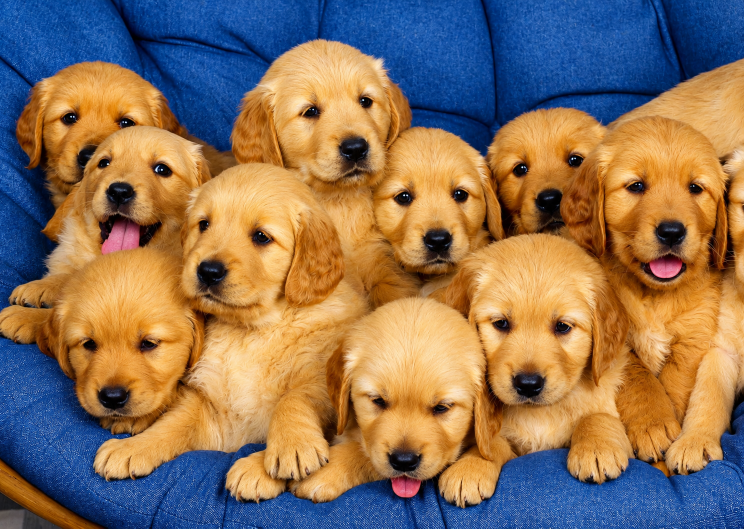
#> input picture modelos_treinamento/ChatGPT Image 26 de mai. de 2026, 13_53_33.png, 1488 x 1057 px, given as the content of the folder modelo/reais, which was not available (shown at 1/2 size)
$ jupyter execute --allow-errors treinamento_luz.ipynb   (older library calls are emulated)
#> lines starting #> are read from the running program, lines starting #| are printed output that depends on the picture; pictures that were not available may be replaced by others from this repository, and a replacement may not be noted
[cell 1]
import cv2
import numpy as np
import matplotlib.pyplot as plt
import matplotlib.patches as mpatches
from pathlib import Path
from sklearn.preprocessing import StandardScaler
from sklearn.decomposition import PCA

[cell 2]
PASTA_REAIS = 'modelo/reais'
PASTA_FAKES = 'modelo/fake'
EXTENSOES   = ['*.jpg', '*.jpeg', '*.png', '*.webp']
TAMANHO     = 256

def listar_imagens(pasta):
    arquivos = []
    for ext in EXTENSOES:
        arquivos.extend(Path(pasta).glob(ext))
    return sorted(arquivos)

imagens_reais = listar_imagens(PASTA_REAIS)
imagens_fake  = listar_imagens(PASTA_FAKES)

print(f'Reais encontradas: {len(imagens_reais)}')
print(f'Fake  encontradas: {len(imagens_fake)}')

[cell 3]
def carregar_luminancia(caminho_imagem):
    img = cv2.imread(str(caminho_imagem))
#> img is the input picture: shape (1057, 1488, 3); mean B, G, R 91.3, 114.3, 138.6
    img  = cv2.resize(img, (TAMANHO, TAMANHO))
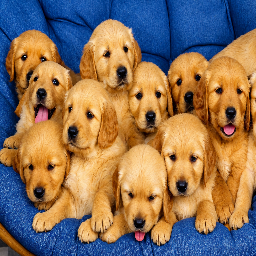
#> img: shape (256, 256, 3); mean B, G, R 91.2, 114.1, 138.5
    gray = cv2.cvtColor(img, cv2.COLOR_BGR2GRAY)
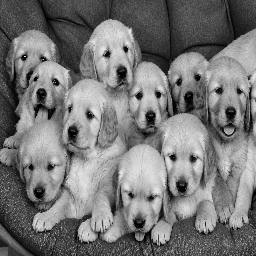
#> gray: shape (256, 256); min 0, max 235, mean 118.8
    return gray.astype(np.float32)

[cell 4]
def calcular_gradientes(luminancia):
    # Verificação de pixeis vizinhos (Gx: horizontal, Gy: vertical)
    lum_uint8 = luminancia.astype(np.uint8)
    Gx = cv2.Sobel(lum_uint8, cv2.CV_64F, 1, 0, ksize=3)
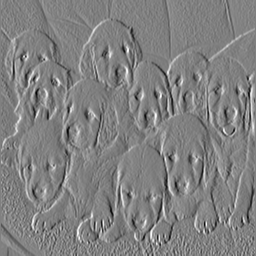
#> Gx: shape (256, 256) float64; min -688, max 673, mean 1.9; drawn with min black and max white
    Gy = cv2.Sobel(lum_uint8, cv2.CV_64F, 0, 1, ksize=3)
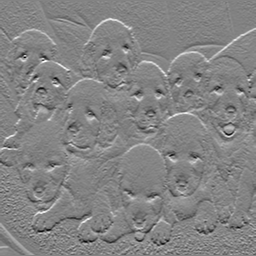
#> Gy: shape (256, 256) float64; min -669, max 624, mean 0.1; drawn with min black and max white
    magnitude = np.sqrt(Gx**2 + Gy**2)
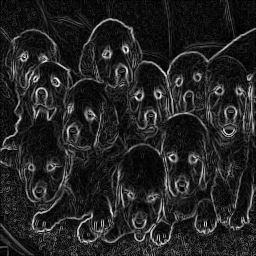
#> magnitude: shape (256, 256) float64; min 0, max 758.7, mean 106.7; drawn with min black and max white
    return Gx, Gy, magnitude

[cell 5]
def extrair_features(caminho_imagem):
    lum = carregar_luminancia(caminho_imagem)
    Gx, Gy, magnitude = calcular_gradientes(lum)
    features = np.concatenate([ # Vetor com as features
        Gx.flatten(),
        Gy.flatten()
    ])
    return features

X, y = [], []
erros = 0

print('Processando imagens REAIS...')
for img in imagens_reais:
    try:
        X.append(extrair_features(img))
        y.append(0)   # 0 = real
    except Exception as e:
        erros += 1
        print(f'  Erro: {img.name} — {e}')

print('Processando imagens FAKE...')
for img in imagens_fake:
    try:
        X.append(extrair_features(img))
        y.append(1)   # 1 = fake
    except Exception as e:
        erros += 1
        print(f'  Erro: {img.name} — {e}')

X = np.array(X)
y = np.array(y)

print(f'\nDataset montado: {X.shape}')
#| Dataset montado: (2, 131072)
print(f'  {(y==0).sum()} reais | {(y==1).sum()} fake | {erros} erros')

[cell 6]
import joblib
import os

os.makedirs('modelo', exist_ok=True)

# Salvar scaler e pca
#> (the rest of this cell did not finish here and is left out)

[cell 7]
scaler   = StandardScaler()
X_scaled = scaler.fit_transform(X)

pca   = PCA(n_components=2)
X_pca = pca.fit_transform(X_scaled)
#> X_pca = [[0, 0], [0, 0]]

print(f'PC1 explica: {pca.explained_variance_ratio_[0]*100:.1f}%')
print(f'PC2 explica: {pca.explained_variance_ratio_[1]*100:.1f}%')
print(f'Total: {sum(pca.explained_variance_ratio_)*100:.1f}%')

[cell 8]
fig, axes = plt.subplots(1, 2, figsize=(14, 5))


ax1  = axes[0]
cores = ['#3B82F6' if label == 0 else '#EF4444' for label in y]
ax1.scatter(X_pca[:, 0], X_pca[:, 1], c=cores, alpha=0.7, s=80,
            edgecolors='white', lw=0.5)

real_patch = mpatches.Patch(color='#3B82F6', label='Real')
fake_patch = mpatches.Patch(color='#EF4444', label='Fake (IA)')
ax1.legend(handles=[real_patch, fake_patch])
ax1.set_xlabel(f'PC1 ({pca.explained_variance_ratio_[0]*100:.1f}%)')
ax1.set_ylabel(f'PC2 ({pca.explained_variance_ratio_[1]*100:.1f}%)')
ax1.set_title('Separação Real vs. Fake no Espaço PCA')
ax1.grid(alpha=0.2)


pca_full       = PCA().fit(X_scaled)
variancia_acum = np.cumsum(pca_full.explained_variance_ratio_)
#> variancia_acum = [nan, nan]

ax2 = axes[1]
ax2.plot(variancia_acum, color='#10B981', lw=2)
ax2.axhline(y=0.95, color='red', linestyle='--', alpha=0.7, label='95% variância')
ax2.set_xlabel('Número de Componentes')
ax2.set_ylabel('Variância Explicada Acumulada')
ax2.set_title('Scree Plot')
ax2.legend()
ax2.grid(alpha=0.2)

plt.tight_layout()
plt.savefig('resultado_pca.png', dpi=150)
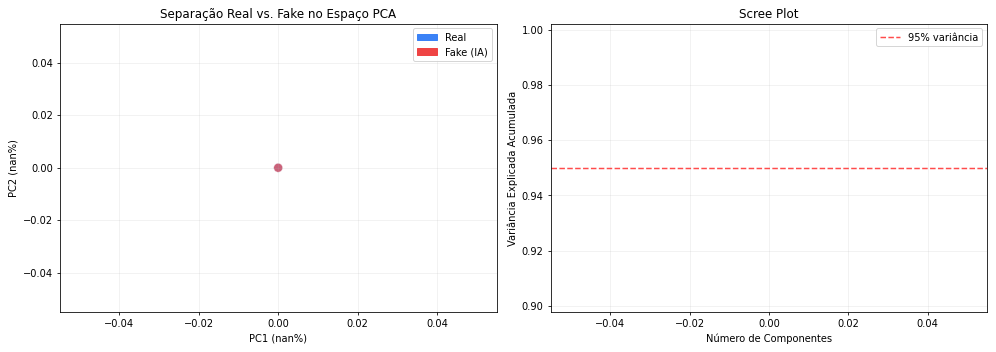
#> figure drawn by matplotlib, 2 panels
plt.show()
print('Gráfico salvo como resultado_pca.png')
